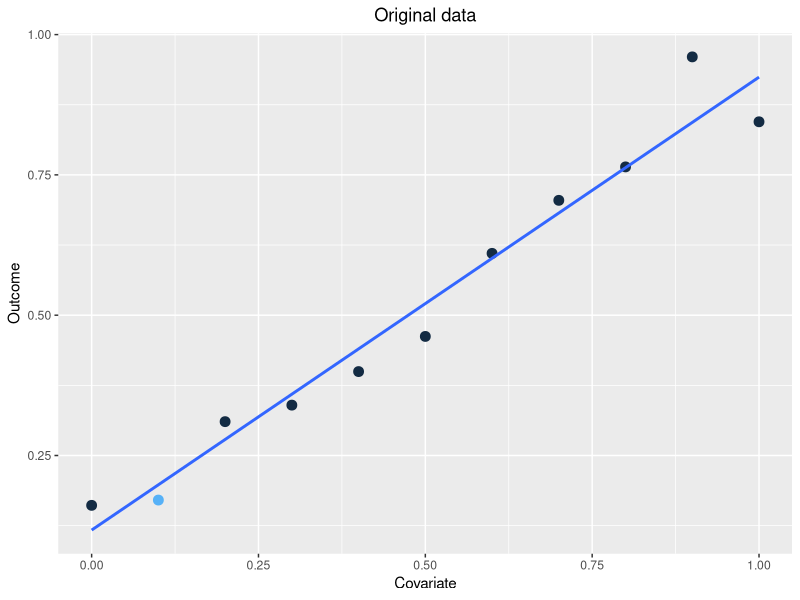
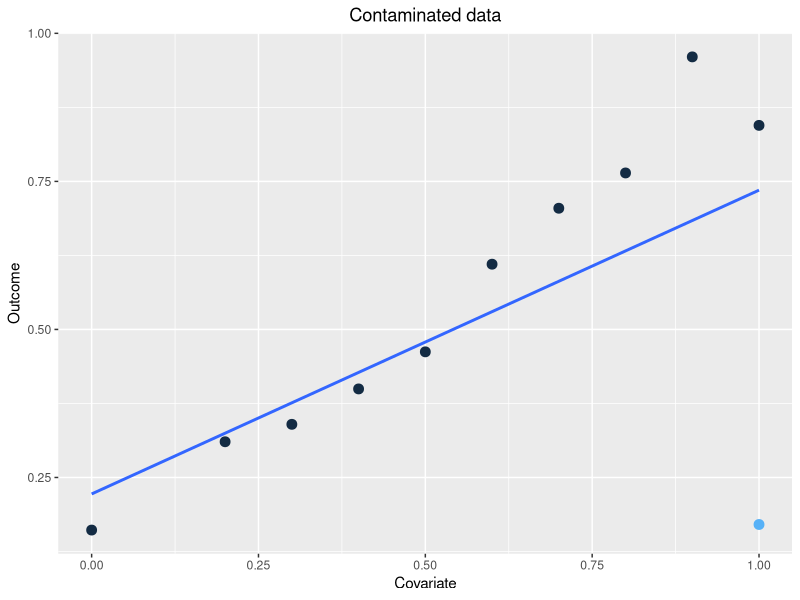

Generate these figures, in order, with R:
library(ggplot2)
setwd("K:/FORSK-Projekt/Projekter/Scientific Projects/141_Jorne_phd/Scripts/RobustStatistics")

set.seed(516516)

x <- seq(0, 1, 0.1)
y <- rnorm(length(x), mean = x, sd = 0.1)
outlier <- c(0, 1, rep(0, length(x) - 2))

lm1 <- lm(y ~ x)

plot1 <- ggplot(data.frame(Covariate = x, Outcome = y, outlier), aes(Covariate, Outcome, col = outlier)) + 
  geom_point(size = 3) +  
  stat_smooth(method = "lm", se = F) +
  ggtitle("Original data") +
  theme(legend.position = "none",
        plot.title = element_text(hjust = 0.5))
ggsave("./Figures/linearNoOutlier.pdf", plot1, width =  5, height = 5)


xOut <- c(0, 1, seq(0.2, 1, 0.1))  
plot2 <- ggplot(data.frame(Covariate = xOut, Outcome = y, outlier), aes(Covariate, Outcome, col = outlier)) + 
  geom_point(size = 3) + 
  stat_smooth(method = "lm", se = F) + 
  ggtitle("Contaminated data") +
  theme(legend.position = "none",
        plot.title = element_text(hjust = 0.5))
ggsave("./Figures/linearOutlier.pdf", plot2, width =  5, height = 5)